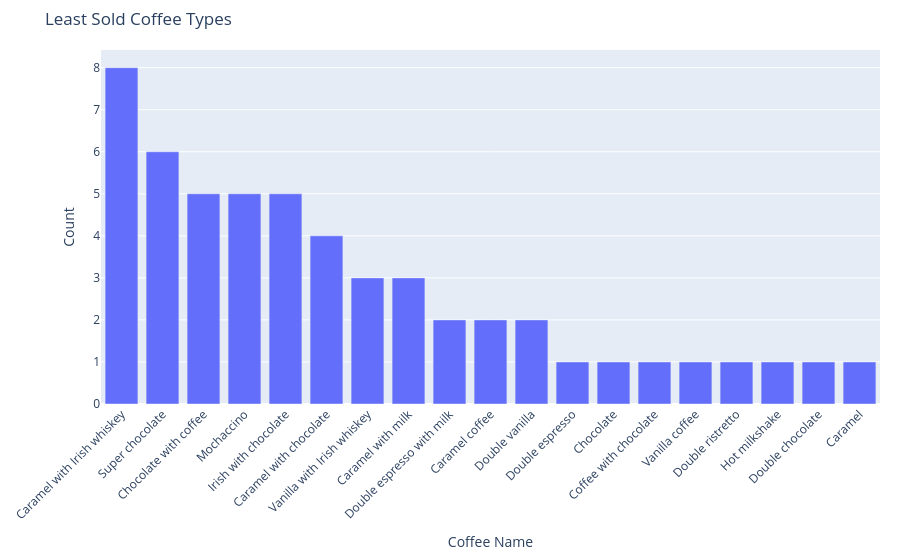

Notebook code cell kept with this figure:
### Code cell
# Bar chart for least sold coffee types with less than 10 sales
least_sold_coffee_count = coffee_sale_count[coffee_sale_count < 10]
fig = px.bar(least_sold_coffee_count, x=least_sold_coffee_count.index, y=least_sold_coffee_count.values, title='Least Sold Coffee Types') 
fig.update_layout(yaxis_title='Count', xaxis_title='Coffee Name', xaxis_tickangle=-45, margin=dict(l=20, r=20, t=50, b=150))
fig.show()

### Figure 1 — Plotly figure (JSON) as saved in the notebook; plotly's stock layout.template omitted (floating-point values rounded to 4 significant figures)
{"data": [{"hovertemplate": "coffee_name=%{x}<br>y=%{y}<extra></extra>", "legendgroup": "", "marker": {"color": "#636efa", "pattern": {"shape": ""}}, "name": "", "orientation": "v", "showlegend": false, "textposition": "auto", "type": "bar", "x": ["Caramel with Irish whiskey", "Super chocolate", "Chocolate with coffee", "Mochaccino", "Irish with chocolate", "Caramel with chocolate", "Vanilla with Irish whiskey", "Caramel with milk", "Double espresso with milk", "Caramel coffee", "Double vanilla", "Double espresso", "Chocolate", "Coffee with chocolate", "Vanilla coffee", "Double ristretto", "Hot milkshake", "Double chocolate", "Caramel"], "xaxis": "x", "y": [8, 6, 5, 5, 5, 4, 3, 3, 2, 2, 2, 1, 1, 1, 1, 1, 1, 1, 1], "yaxis": "y"}], "layout": {"barmode": "relative", "legend": {"tracegroupgap": 0}, "margin": {"b": 150, "l": 20, "r": 20, "t": 50}, "title": {"text": "Least Sold Coffee Types"}, "xaxis": {"anchor": "y", "domain": [0, 1], "tickangle": -45, "title": {"text": "Coffee Name"}}, "yaxis": {"anchor": "x", "domain": [0, 1], "title": {"text": "Count"}}}}
